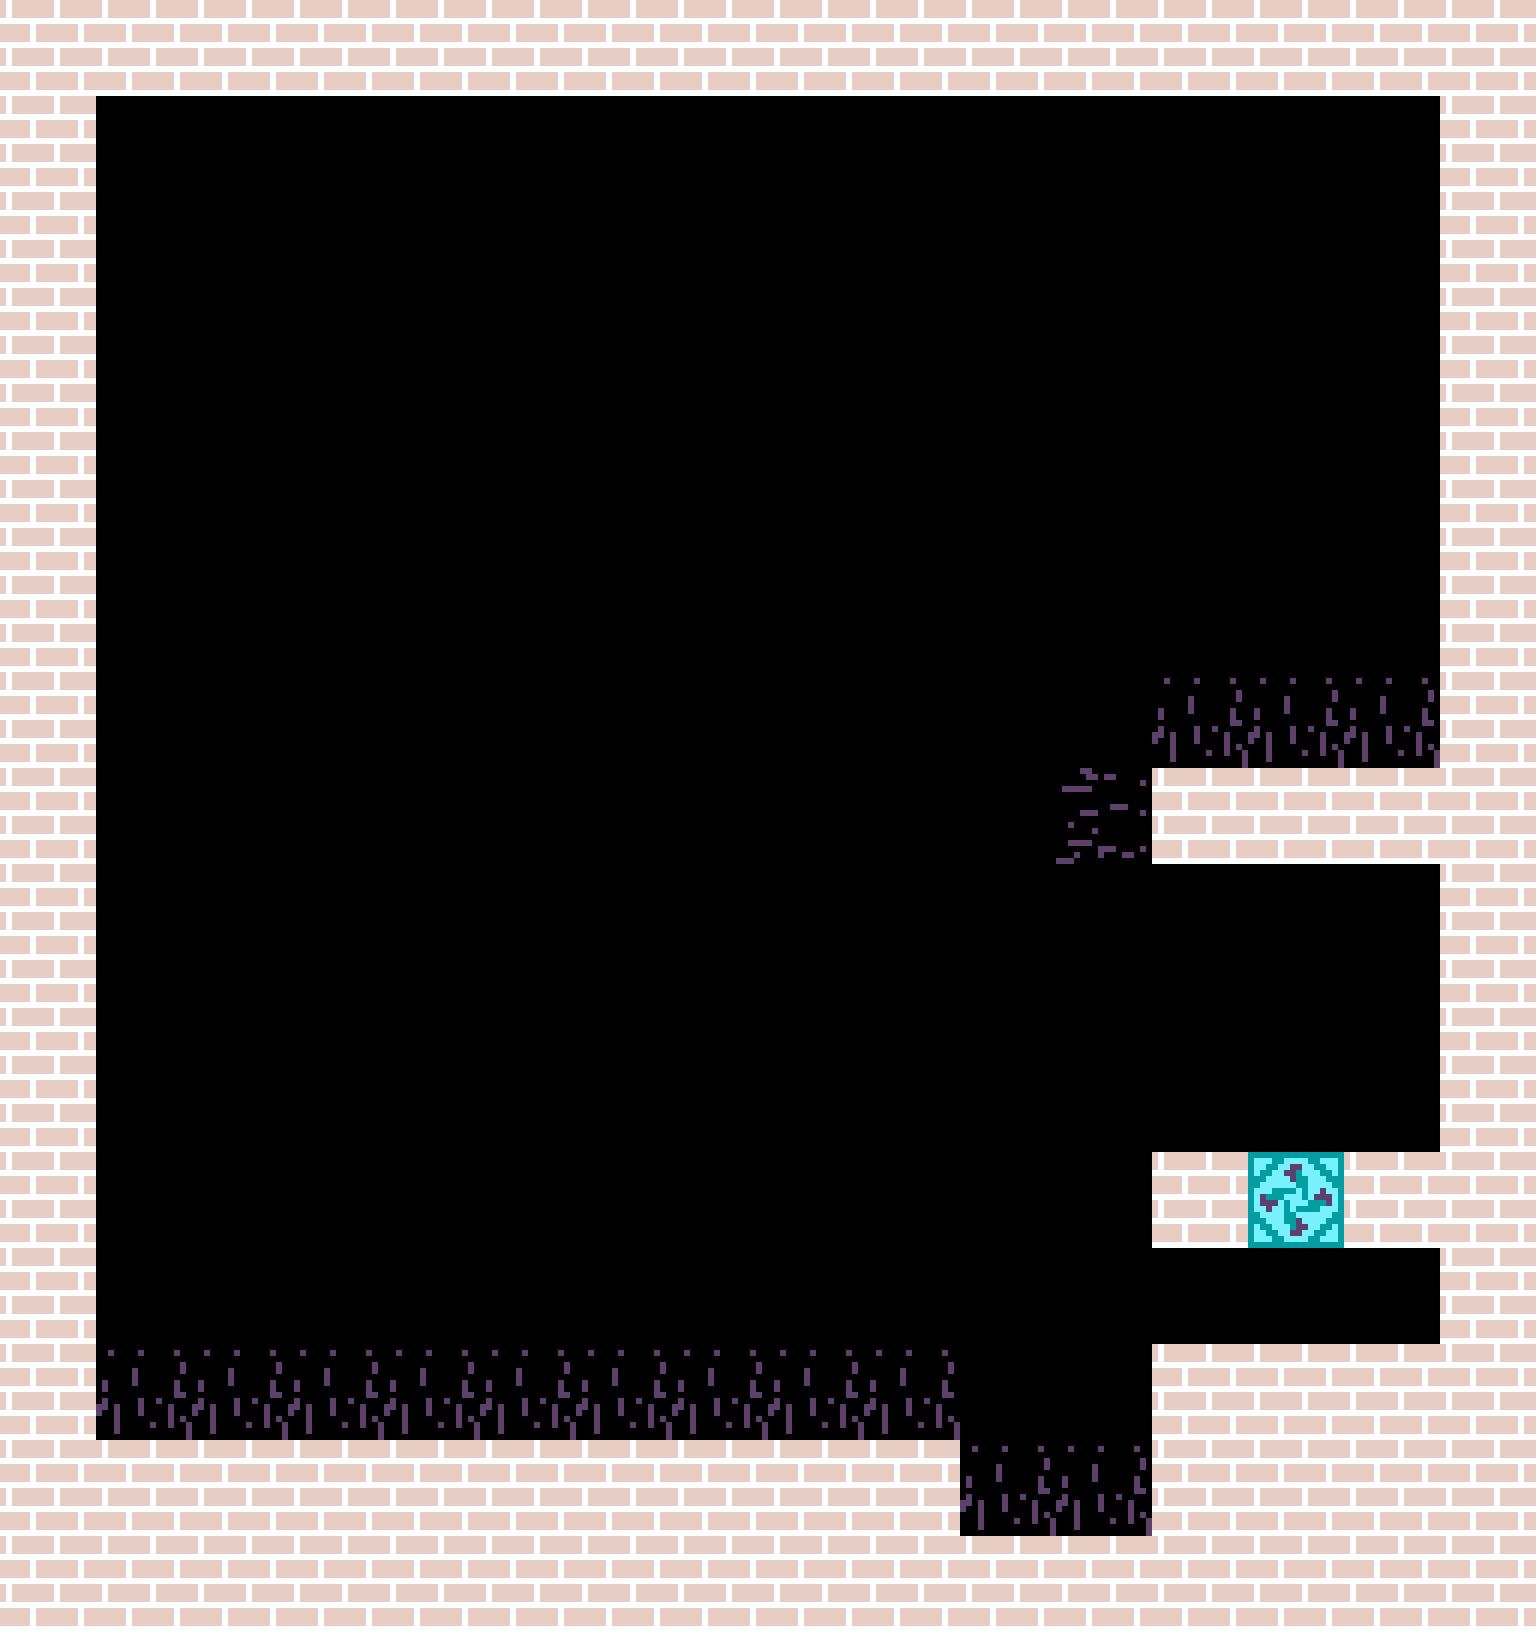

This game map was drawn from its Tiled (.tmx) file and the tilesets committed beside it. A one-line description and the full map source follow:
An orthogonal 16x17 tile map with 96x96 px tiles, 3 tile layers (Terrain, Decoration, Enemies) and 29 objects.

<map version="1.10" tiledversion="1.11.2" orientation="orthogonal" renderorder="right-down" width="16" height="17" tilewidth="96" tileheight="96" infinite="0" nextlayerid="6" nextobjectid="35">
 <tileset firstgid="1" source="../Tilesets/platformerTiles.tsx" />
 <layer id="1" name="Terrain" width="16" height="17">
  <data encoding="csv">
0,1,1,1,1,1,1,1,1,1,1,1,1,1,1,0,
1,0,0,0,0,0,0,0,0,0,0,0,0,0,0,1,
1,0,0,0,0,0,0,0,0,0,0,0,0,0,0,1,
1,0,0,0,0,0,0,0,0,0,0,0,0,0,0,1,
1,0,0,0,0,0,0,0,0,0,0,0,0,0,0,1,
1,0,0,0,0,0,0,0,0,0,0,0,0,0,0,1,
1,0,0,0,0,0,0,0,0,0,0,0,0,0,0,1,
1,0,0,0,0,0,0,0,0,0,0,0,0,0,0,0,
1,0,0,0,0,0,0,0,0,0,0,0,1,1,1,0,
1,0,0,0,0,0,0,0,0,0,0,0,0,0,0,1,
1,0,0,0,0,0,0,0,0,0,0,0,0,0,0,1,
1,0,0,0,0,0,0,0,0,0,0,0,0,0,0,1,
1,0,0,0,0,0,0,0,0,0,0,0,1,2,1,0,
1,0,0,0,0,0,0,0,0,0,0,0,0,0,0,1,
0,0,0,0,0,0,0,0,0,0,0,0,1,1,1,0,
0,0,0,0,0,0,0,0,0,0,0,0,0,0,0,0,
0,0,0,0,0,0,0,0,0,0,0,0,0,0,0,0
</data>
 </layer>
 <layer id="5" name="Decoration" width="16" height="17">
  <data encoding="csv">
1,0,0,0,0,0,0,0,0,0,0,0,0,0,0,1,
0,0,0,0,0,0,0,0,0,0,0,0,0,0,0,0,
0,0,0,0,0,0,0,0,0,0,0,0,0,0,0,0,
0,0,0,0,0,0,0,0,0,0,0,0,0,0,0,0,
0,0,0,0,0,0,0,0,0,0,0,0,0,0,0,0,
0,0,0,0,0,0,0,0,0,0,0,0,0,0,0,0,
0,0,0,0,0,0,0,0,0,0,0,0,0,0,0,0,
0,0,0,0,0,0,0,0,0,0,0,0,0,0,0,1,
0,0,0,0,0,0,0,0,0,0,0,0,0,0,0,1,
0,0,0,0,0,0,0,0,0,0,0,0,0,0,0,0,
0,0,0,0,0,0,0,0,0,0,0,0,0,0,0,0,
0,0,0,0,0,0,0,0,0,0,0,0,0,0,0,0,
0,0,0,0,0,0,0,0,0,0,0,0,0,0,0,1,
0,0,0,0,0,0,0,0,0,0,0,0,0,0,0,0,
1,0,0,0,0,0,0,0,0,0,0,0,0,0,0,1,
1,1,1,1,1,1,1,1,1,1,0,0,1,1,1,1,
1,1,1,1,1,1,1,1,1,1,1,1,1,1,1,1
</data>
 </layer>
 <layer id="4" name="Enemies" width="16" height="17">
  <data encoding="csv">
0,0,0,0,0,0,0,0,0,0,0,0,0,0,0,0,
0,0,0,0,0,0,0,0,0,0,0,0,0,0,0,0,
0,0,0,0,0,0,0,0,0,0,0,0,0,0,0,0,
0,0,0,0,0,0,0,0,0,0,0,0,0,0,0,0,
0,0,0,0,0,0,0,0,0,0,0,0,0,0,0,0,
0,0,0,0,0,0,0,0,0,0,0,0,0,0,0,0,
0,0,0,0,0,0,0,0,0,0,0,0,0,0,0,0,
0,0,0,0,0,0,0,0,0,0,0,0,37,37,37,0,
0,0,0,0,0,0,0,0,0,0,0,32,0,0,0,0,
0,0,0,0,0,0,0,0,0,0,0,0,0,0,0,0,
0,0,0,0,0,0,0,0,0,0,0,0,0,0,0,0,
0,0,0,0,0,0,0,0,0,0,0,0,0,0,0,0,
0,0,0,0,0,0,0,0,0,0,0,0,0,0,0,0,
0,0,0,0,0,0,0,0,0,0,0,0,0,0,0,0,
0,37,37,37,37,37,37,37,37,37,0,0,0,0,0,0,
0,0,0,0,0,0,0,0,0,0,37,37,0,0,0,0,
0,0,0,0,0,0,0,0,0,0,0,0,0,0,0,0
</data>
 </layer>
 <objectgroup id="2" name="Interactable">
  <object id="2" template="../ObjectTemplates/SwitchBlockOn.tx" x="1248" y="384" />
  <object id="3" template="../ObjectTemplates/SwitchBlockOn.tx" x="864" y="384" />
  <object id="4" template="../ObjectTemplates/SwitchBlockOn.tx" x="480" y="384" />
  <object id="5" template="../ObjectTemplates/SwitchBlockOn.tx" x="96" y="384" />
  <object id="6" template="../ObjectTemplates/SwitchBlockOn.tx" x="192" y="384" />
  <object id="7" template="../ObjectTemplates/SwitchBlockOn.tx" x="192" y="672" />
  <object id="8" template="../ObjectTemplates/SwitchBlockOn.tx" x="96" y="864" />
  <object id="10" template="../ObjectTemplates/SwitchBlockOn.tx" x="384" y="1056" />
  <object id="11" template="../ObjectTemplates/SwitchBlockOn.tx" x="768" y="1152" />
  <object id="13" template="../ObjectTemplates/SwitchBlockOn.tx" x="480" y="672" />
  <object id="14" template="../ObjectTemplates/SwitchBlockOn.tx" x="576" y="672" />
  <object id="15" template="../ObjectTemplates/SwitchBlockOn.tx" x="864" y="672" />
  <object id="16" template="../ObjectTemplates/SwitchBlockOn.tx" x="960" y="672" />
  <object id="17" template="../ObjectTemplates/SwitchBlockOn.tx" x="1344" y="672" />
  <object id="18" template="../ObjectTemplates/SwitchBlockOn.tx" x="1248" y="672" />
  <object id="12" template="../ObjectTemplates/SwitchBlockOn.tx" x="1152" y="1344" />
  <object id="9" template="../ObjectTemplates/SwitchBlockOn.tx" x="192" y="960" />
  <object id="19" template="../ObjectTemplates/SwitchBlockOff.tx" x="1056" y="384" />
  <object id="20" template="../ObjectTemplates/SwitchBlockOff.tx" x="672" y="384" />
  <object id="21" template="../ObjectTemplates/SwitchBlockOff.tx" x="384" y="672" />
  <object id="22" template="../ObjectTemplates/SwitchBlockOff.tx" x="288" y="1056" />
  <object id="23" template="../ObjectTemplates/SwitchBlockOff.tx" x="672" y="1152" />
  <object id="24" template="../ObjectTemplates/SwitchBlockOff.tx" x="1056" y="1440" />
  <object id="25" template="../ObjectTemplates/SwitchBlockOff.tx" x="960" y="1440" />
  <object id="31" template="../ObjectTemplates/TeleportLocationOn.tx" x="96" y="288" />
  <object id="32" template="../ObjectTemplates/TeleportPortalOn.tx" x="1344" y="576" />
  <object id="33" template="../ObjectTemplates/StartBall.tx" x="1248" y="1056" />
  <object id="34" template="../ObjectTemplates/EndBall.tx" x="1344" y="1344" />
 </objectgroup>
 <objectgroup id="3" name="Collectable">
  <object id="30" template="../ObjectTemplates/Switch.tx" x="1248" y="192" />
 </objectgroup>
</map>
